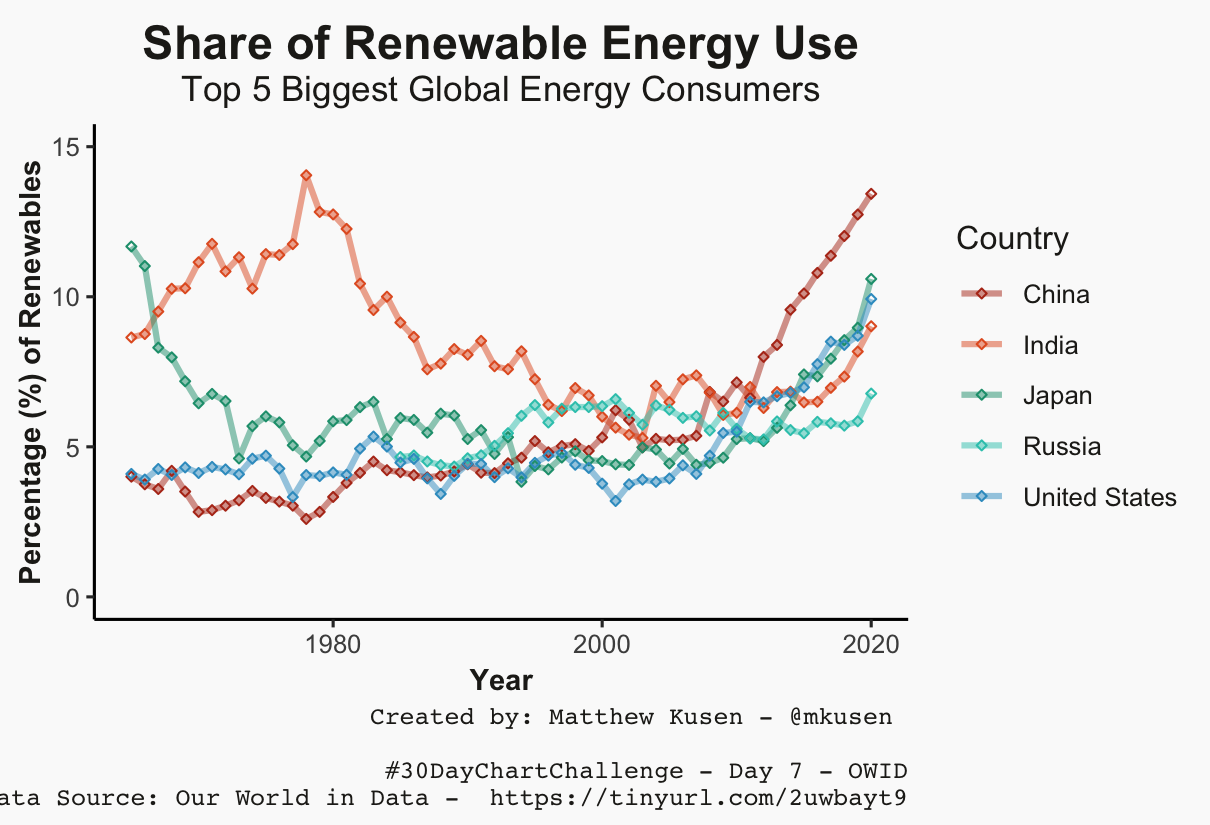

Reproduce this figure in R.
library(tidyverse);library(here); library(skimr);library(janitor)
library(MetBrewer)

df = read_csv("day7/7_renewable-share-energy.csv") %>% clean_names()
skim(df)

unique(df$entity)
names(df)
#Top 10 countries using the most energy
country = c("China","United States","India","Japan","Russia",
            "Germany","Brazil","South Korea","Canada","France")
name = unique(df$entity)
#check country names are in the list
country %in% name

#top 5
country = c("China","United States","India","Japan","Russia")

#filter those countries
top = df %>% filter(entity %in% country)
day7 = ggplot(top,aes(x= year,y= renewables_percent_sub_energy, color=entity))+
  geom_line(alpha=.5,size=1)+
  geom_point(size=.8,shape=5)+
  ylim(0,15)+
  theme_classic()+
  labs(x="Year",y="Percentage (%) of Renewables",
       title="Share of Renewable Energy Use",
       subtitle="Top 5 Biggest Global Energy Consumers",
       caption="Created by: Matthew Kusen - @mkusen 
       
       #30DayChartChallenge - Day 7 - OWID
       Data Source: Our World in Data -  https://tinyurl.com/2uwbayt9",
       color="Country")+
  theme(text = element_text(color = "#22211d"),
        plot.background = element_rect(fill = "grey98", color = "grey98"),
        panel.background = element_rect(fill = "grey98", color = "grey98"),
        legend.background = element_rect(fill = "grey98", color = "grey98"),
        axis.title.x = element_text(hjust = .5,
                                    size=10,vjust = .5, 
                                    face="bold"),
        axis.title.y = element_text(hjust = .5,
                                    size=10,vjust = .5, 
                                    face="bold"),
        plot.title = element_text(hjust = 0.5, 
                                  vjust = 0.1,
                                  size = 16, 
                                  face = "bold"),
        plot.subtitle = element_text(hjust = .5,
                                     size = 12),
        plot.caption = element_text(size = 8.5,
                                    hjust = 1,
                                    family = "mono"))+
  scale_color_manual(values=met.brewer("Peru1", 5))
day7

ggsave(day7,filename="day7/day_7.png",
       width=5.5,height=3.78)
